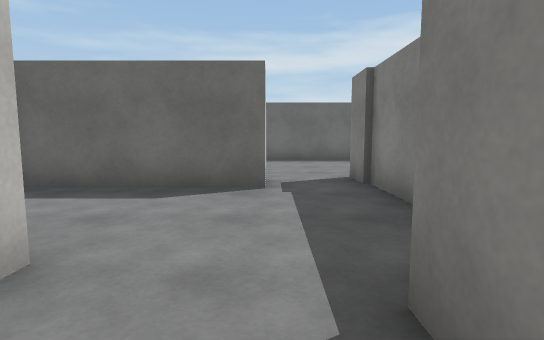
view 1 (above)

24 first-person views from a walk through a scene from a Unity 3-D project. The camera is 1.2 m above the floor, tilts 6° down and sees 80° across. The floor is counted in squares, 1.43 m on a side. Each view is taken from the middle of a square. On the plan, view 1 faces up. The plan holds only what a view shows up to about 11 squares ahead; the rest is blank. The player character is not drawn. Surface patterns are stand-ins for the level's own textures.

view 2
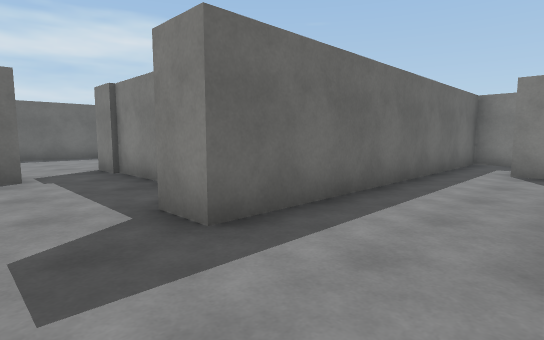

view 3
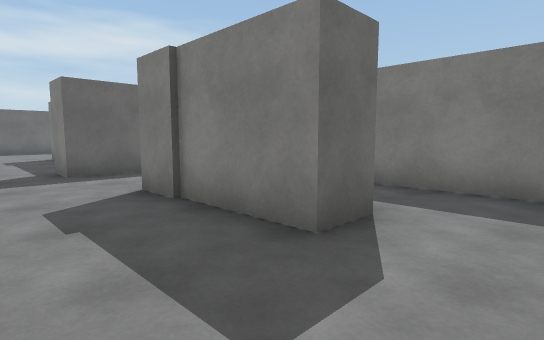

view 4
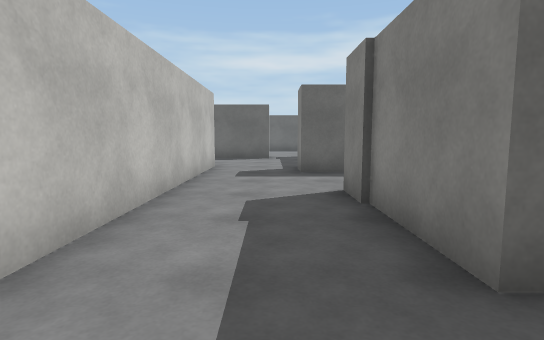

view 5
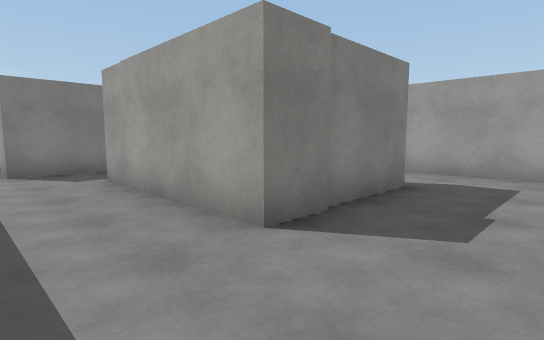

view 6
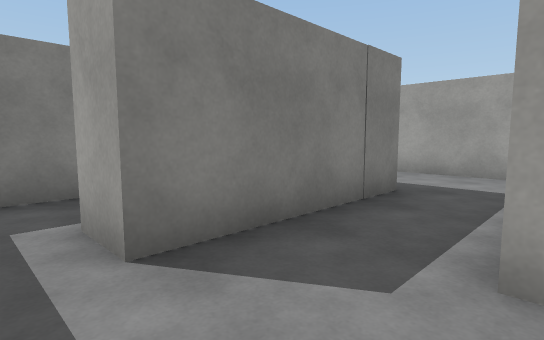

view 7
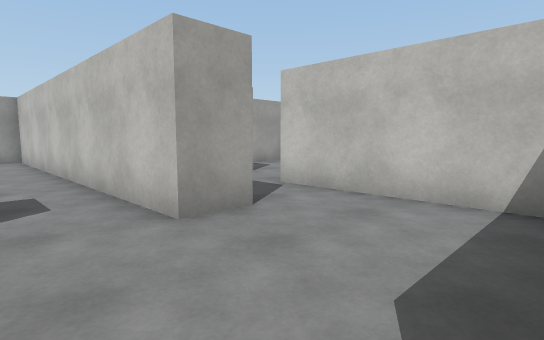

view 8
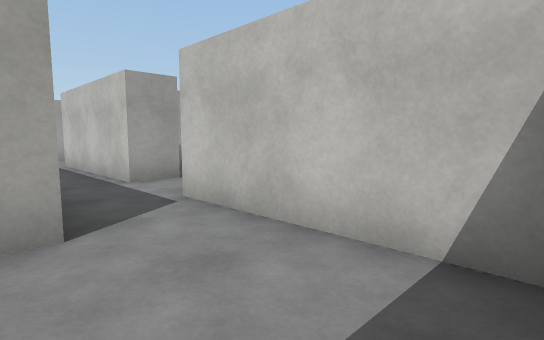

view 9
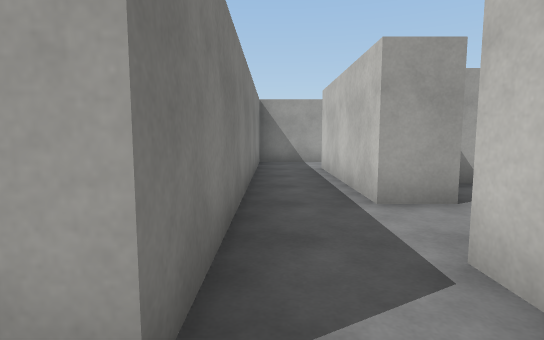

view 10
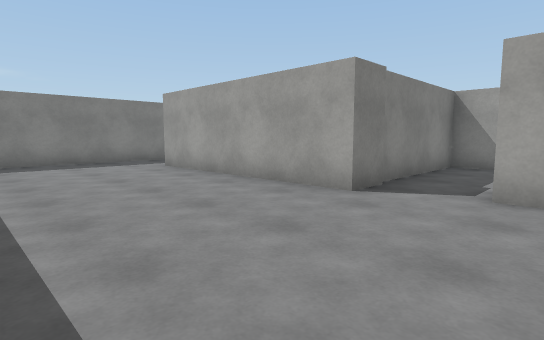

view 11
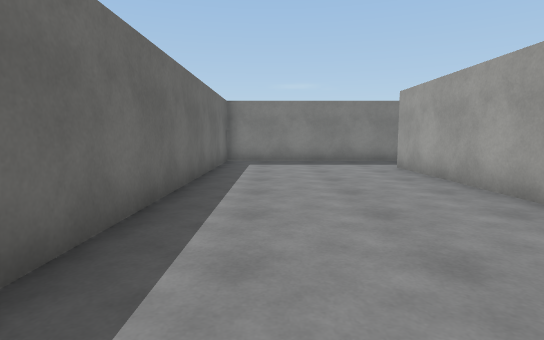

view 12
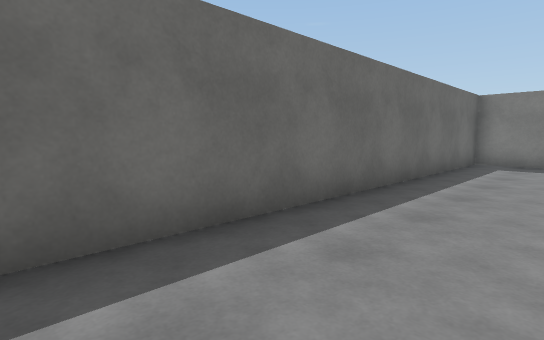

view 13
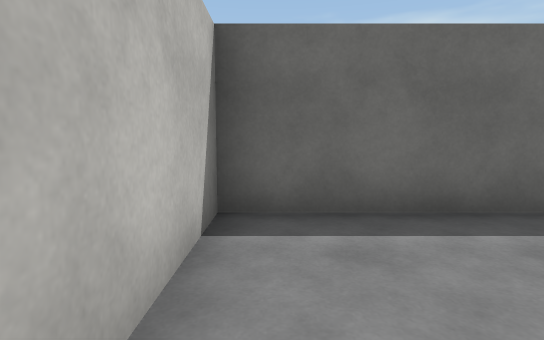

view 14
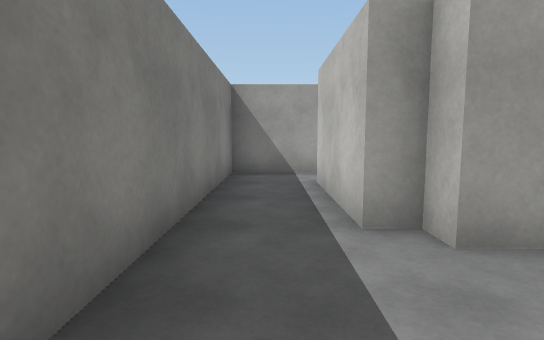

view 15
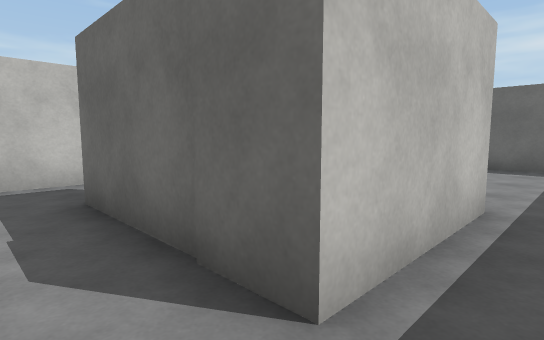

view 16
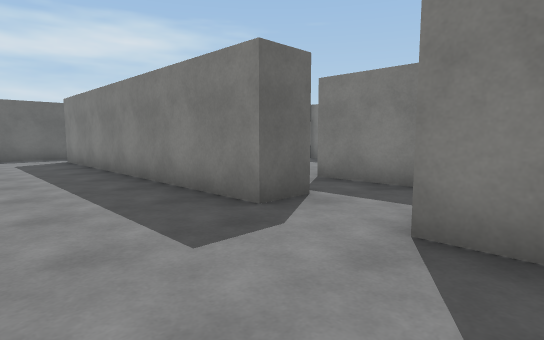

view 17
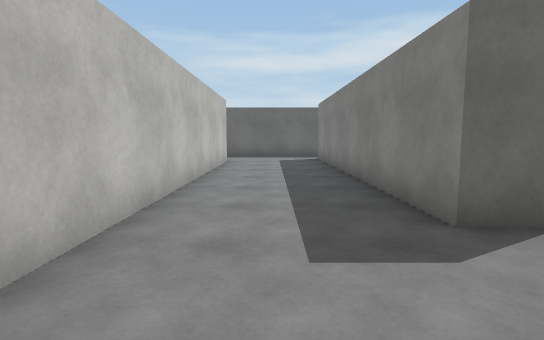

view 18
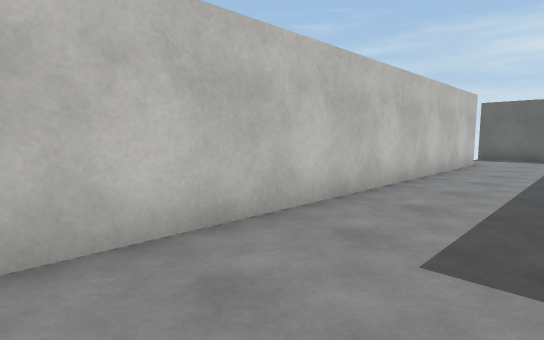

view 19
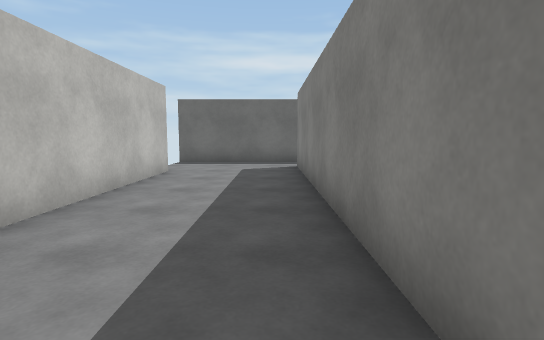

view 20
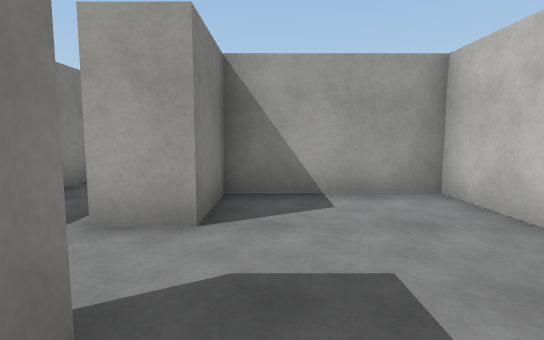

view 21
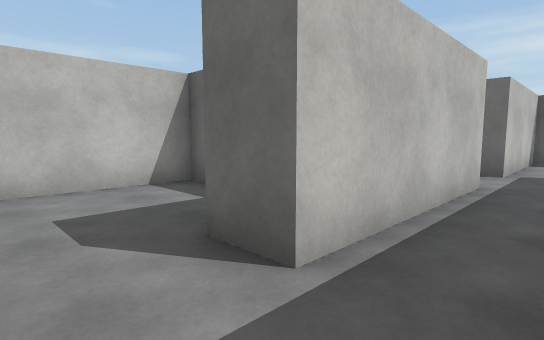

view 22
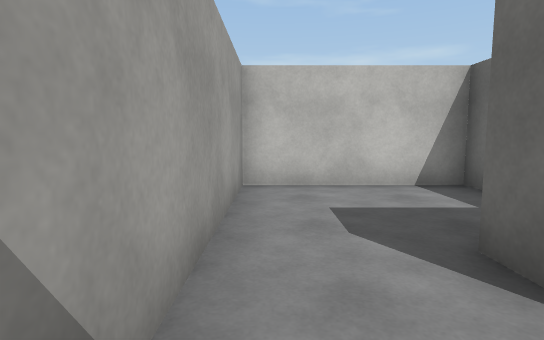

view 23
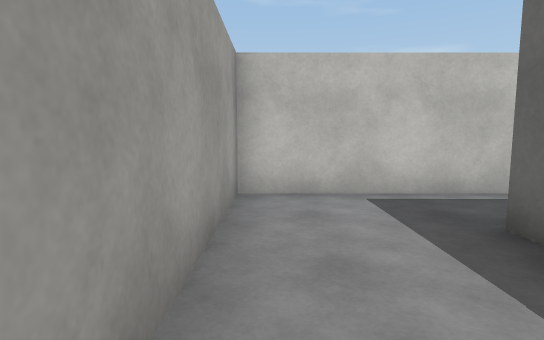

view 24
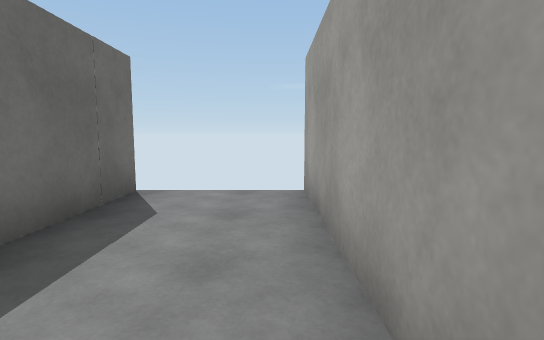

### Floor plan
Points are (right, up) in squares from view 1. A wall is a line through its corners. A room is listed if a view was taken in it or the views show most of it. See-through windows are left out.
Room 1 (views 1, 2, 3, 4, 5, 6, 7, 8, 9, 23, 24)
walls: (5.3, -3.5) (5.3, -7.5) (11, -7.5); (2.2, -5.5) (1.2, -5.5) (1.2, -2) (5.4, -2); (-2.6, 2.1) (-1.6, 2.1) (-1.6, -7.5) (2.1, -7.5); (8.4, 0.5) (0.7, 0.5) (0.7, 1.5) (1.7, 1.5) (1.7, 6.7); (-0.6, 6.1) (-0.1, 6.1) (-0.1, 5.2) (-4.3, 5.2) (-4.3, 2.6); (11, -4.9) (7.2, -4.9) (7.2, -0.8) (8.2, -0.8)
ways out: opening at (0.5, 6) to room 2; opening at (-3.5, 1.5) to room 5; opening at (2, -6.5); opening at (8, 0)
Room 2 (views 10, 11, 12, 13, 14)
walls: (1.7, 6.7) (7.6, 6.7); (7.6, 6.1) (8.2, 6.1); (9.9, 6.5) (9.9, 11.5) (-1.6, 11.5) (-1.6, 8.6)
ways out: opening at (0.5, 6) to room 1; opening at (9, 7) to room 3
Room 3 (view 15)
walls: (7.9, 1.5) (9.9, 1.5) (9.9, 6.5); (8.2, 6.1) (8.2, 3.1) (4.5, 3.1); (7.6, 6.7) (7.6, 6.1); (2.7, 3.8) (2.7, 2.5)
ways out: opening at (9, 7) to room 2; opening at (3.5, 4)
Room 4 (views 16, 17, 18, 19, 20)
walls: (-8.5, 8.9) (-8.5, -2.7) (-5.3, -2.7) (-5.3, -0.9) (-4.3, -0.9); (-4.3, 0.9) (-5.3, 0.9) (-5.3, 9.9); (-5.1, 11.5) (-9, 11.5)
ways out: opening at (-5, 0) to room 5; opening at (-5, 10.5)
Room 5 (views 21, 22)
walls: (-4.3, -0.9) (-4.3, -5.5); (-4.3, 2.6) (-4.3, 0.9); (-4.6, -7.5) (-2.6, -7.5) (-2.6, 2.1)
ways out: opening at (-3.5, 1.5) to room 1; opening at (-5, 0) to room 4; opening at (-5, -6.5) to room 6
Room 6 (no view inside)
walls: (-7.9, -3.7) (-8.5, -3.7) (-8.5, -7.5) (-4.6, -7.5); (-4.3, -5.5) (-5.4, -5.5)
ways out: opening at (-5, -6.5) to room 5

Where each view was taken, in squares from view 1:
view 1: 0 up, 0 right, facing up
view 2: 2 down, 1 left, facing up-right
view 3: 7 down, 1 left, facing up-right
view 4: 7 down, 0 right, facing up
view 5: 0 up, 1 left, facing down-right
view 6: 0 up, 5 right, facing down-right
view 7: 5 up, 0 right, facing down-left
view 8: 5 up, 2 left, facing down-left
view 9: 3 up, 3 left, facing down
view 10: 11 up, 1 left, facing down-right
view 11: 10 up, 1 left, facing right
view 12: 9 up, 1 left, facing up-right
view 13: 8 up, 1 left, facing up
view 14: 9 up, 9 right, facing down
view 15: 2 up, 9 right, facing up-left
view 16: 2 down, 8 left, facing up-right
view 17: 2 down, 7 left, facing up
view 18: 2 down, 6 left, facing up-left
view 19: 1 up, 6 left, facing up
view 20: 2 up, 6 left, facing down
view 21: 7 down, 3 left, facing up-left
view 22: 7 down, 3 left, facing left
view 23: 7 down, 10 right, facing left
view 24: 7 down, 6 right, facing right
